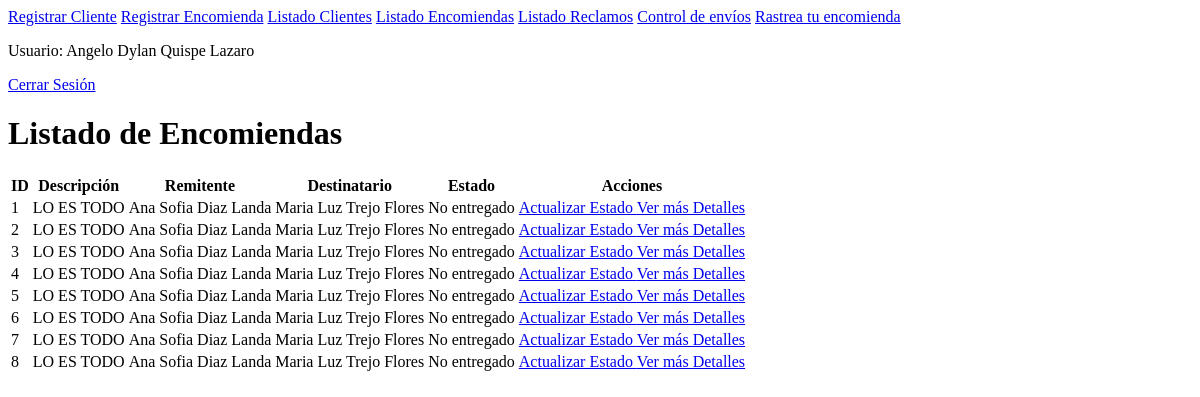
Page /listado_encomiendas/ (signed in) on the earlier database version.
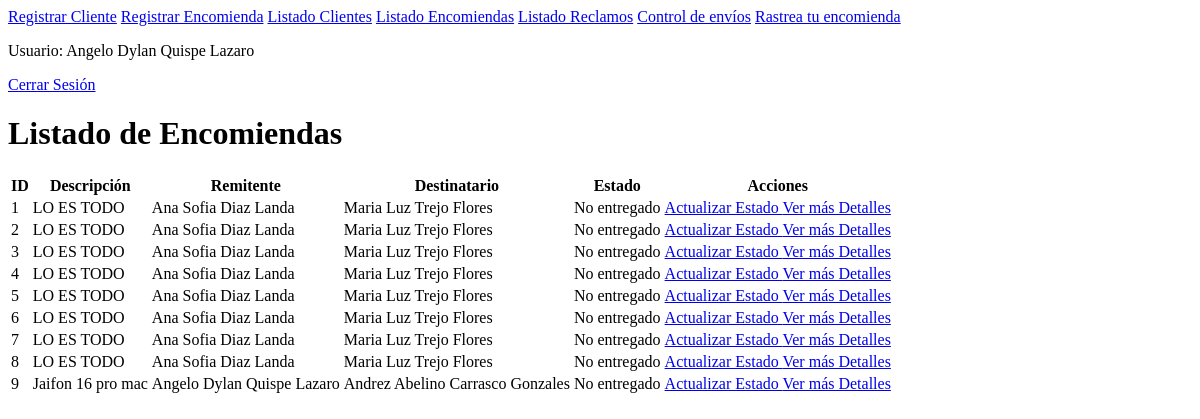
Same page on the later database version.
### sistema/models.py (models this page shows, shortened)
class Encomienda(models.Model):
    descripcion = models.TextField()
    remitente = models.ForeignKey(Cliente, on_delete=models.CASCADE, related_name="encomiendas_remitente")
    destinatario = models.ForeignKey(Cliente, on_delete=models.CASCADE, related_name="encomiendas_destinatario")
    vehiculo = models.ForeignKey(Vehiculo, on_delete=models.CASCADE)  # Nuevo campo de relación
    terminal_partida = models.ForeignKey(Terminal, on_delete=models.CASCADE, related_name="terminal_partida")
    terminal_destino = models.ForeignKey(Terminal, on_delete=models.CASCADE, related_name="terminal_destino")
    volumen = models.DecimalField(max_digits=10, decimal_places=2)
    fecha_salida = models.DateTimeField(null=True, blank=True)
    fecha_llegada = models.DateTimeField(null=True, blank=True)
    estado = models.CharField(max_length=50)
    condicion_envio = models.CharField(max_length=50)
    cantidad_paquetes = models.IntegerField()
    fecha_registro = models.DateTimeField(auto_now_add=True)
    fecha_entrega = models.DateTimeField(null=True, blank=True)
    empleado_registro = models.ForeignKey(Empleado, on_delete=models.CASCADE, related_name="empleado_registro")
    empleado_entrega = models.ForeignKey(Empleado, on_delete=models.CASCADE, related_name="empleado_entrega", null=True, blank=True)

class Cliente(models.Model):
    dni = models.CharField(max_length=15)
    nombres = models.CharField(max_length=100)
    apellidos = models.CharField(max_length=100)
    telefono = models.CharField(max_length=15)

### sistema/views.py (the view)
    def wrapper(request, *args, **kwargs):
        if 'empleado_id' not in request.session:
            return redirect('login_empleado')
        return view_func(request, *args, **kwargs)

### sistema/views.py (called while the page is built)
def empleado_requerido(view_func):
    def wrapper(request, *args, **kwargs):
        if 'empleado_id' not in request.session:
            return redirect('login_empleado')
        return view_func(request, *args, **kwargs)
    return wrapper

@empleado_requerido
def listado_encomiendas(request):
    empleado_id = request.session.get('empleado_id')
    empleado = Empleado.objects.get(id=empleado_id)
    encomiendas = Encomienda.objects.all()
    return render(request, 'listado_encomiendas.html', {'encomiendas': encomiendas, 'empleado': empleado})

### sistema/templates/listado_encomiendas.html (shortened to what this page needs)
{% extends "layout/base_empleado.html" %}
{% block content %}
<div class="container mt-5">
    <h1>Listado de Encomiendas</h1>
    <table class="table table-bordered table-striped">
        <thead>
            <tr>
                <th>ID</th>
                <th>Descripción</th>
                <th>Remitente</th>
                <th>Destinatario</th>
                <th>Estado</th>
                <th>Acciones</th>
            </tr>
        </thead>
        <tbody>
            {% for encomienda in encomiendas %}
            <tr>
                <td>{{ encomienda.id }}</td>
                <td>{{ encomienda.descripcion }}</td>
                <td>{{ encomienda.remitente.nombres }} {{ encomienda.remitente.apellidos }}</td>
                <td>{{ encomienda.destinatario.nombres }} {{ encomienda.destinatario.apellidos }}</td>
                <td>{{ encomienda.estado }}</td>
                <td>
                    <a href="{% url 'actualizar_estado_form' encomienda.id %}">
                        Actualizar Estado
                    </a>
                    <a href="{% url 'ver_detalles_encomienda' encomienda.id %}">
                        Ver más Detalles
                    </a>
                </td>
            </tr>
            {% endfor %}
        </tbody>
    </table>
</div>
{% endblock %}

Differences in the rows shown:
added Encomienda: id "9", descripcion "Jaifon 16 pro mac", remitente.nombres "Angelo Dylan", remitente.apellidos "Quispe Lazaro", destinatario.nombres "Andrez Abelino", destinatario.apellidos "Carrasco Gonzales", estado "No entregado"
